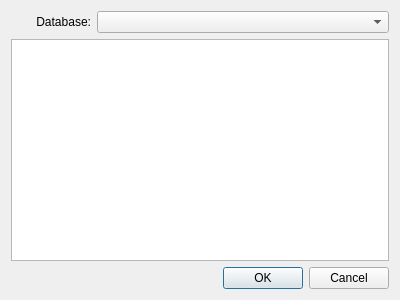
<?xml version="1.0" encoding="UTF-8"?>
<ui version="4.0">
 <class>OpenTrackDialog</class>
 <widget class="QDialog" name="OpenTrackDialog">
  <property name="geometry">
   <rect>
    <x>0</x>
    <y>0</y>
    <width>400</width>
    <height>300</height>
   </rect>
  </property>
  <property name="windowTitle">
   <string>Open track</string>
  </property>
  <property name="locale">
   <locale language="English" country="UnitedStates"/>
  </property>
  <layout class="QVBoxLayout" name="verticalLayout">
   <item>
    <layout class="QHBoxLayout" name="horizontalLayout">
     <item>
      <widget class="QLabel" name="label">
       <property name="maximumSize">
        <size>
         <width>80</width>
         <height>16777215</height>
        </size>
       </property>
       <property name="text">
        <string>Database:</string>
       </property>
       <property name="alignment">
        <set>Qt::AlignRight|Qt::AlignTrailing|Qt::AlignVCenter</set>
       </property>
       <property name="buddy">
        <cstring>databaseComboBox</cstring>
       </property>
      </widget>
     </item>
     <item>
      <widget class="QComboBox" name="databaseComboBox"/>
     </item>
    </layout>
   </item>
   <item>
    <widget class="QListWidget" name="trackListWidget"/>
   </item>
   <item>
    <widget class="QDialogButtonBox" name="openTrackDialogButtonBox">
     <property name="orientation">
      <enum>Qt::Horizontal</enum>
     </property>
     <property name="standardButtons">
      <set>QDialogButtonBox::Cancel|QDialogButtonBox::Ok</set>
     </property>
    </widget>
   </item>
  </layout>
 </widget>
 <resources/>
 <connections>
  <connection>
   <sender>openTrackDialogButtonBox</sender>
   <signal>accepted()</signal>
   <receiver>OpenTrackDialog</receiver>
   <slot>accept()</slot>
   <hints>
    <hint type="sourcelabel">
     <x>199</x>
     <y>280</y>
    </hint>
    <hint type="destinationlabel">
     <x>199</x>
     <y>149</y>
    </hint>
   </hints>
  </connection>
  <connection>
   <sender>openTrackDialogButtonBox</sender>
   <signal>rejected()</signal>
   <receiver>OpenTrackDialog</receiver>
   <slot>reject()</slot>
   <hints>
    <hint type="sourcelabel">
     <x>199</x>
     <y>280</y>
    </hint>
    <hint type="destinationlabel">
     <x>199</x>
     <y>149</y>
    </hint>
   </hints>
  </connection>
 </connections>
</ui>
